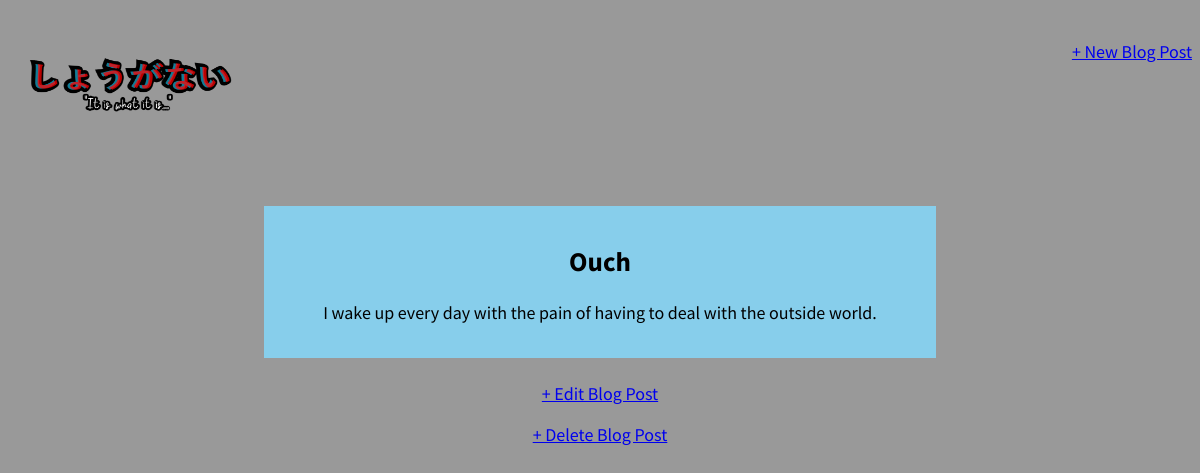
/posts/3/, run on the app's committed database.
### Shougonai/models.py (models this page shows, shortened)
class Posts(models.Model):
    title = models.CharField(max_length=500)
    author = models.ForeignKey(
        'accounts.CustomUser',
        on_delete=models.CASCADE,
    )
    body = models.TextField()

### Shougonai/views.py (the view)
# urls.py: path('posts/<int:pk>/', BlogDetailView.as_view(),
class BlogDetailView(DetailView):
    model = Posts
    template_name = 'post_detail.html'

### templates/post_detail.html
<!DOCTYPE html>
{% extends 'base.html' %}
{% block content %}
<div class="posts-entry">
    <h2>{{ posts.title }}</h2>
    <p>{{ posts.body }}</p>
</div>
<a href="{% url 'post_edit' posts.pk %}">+ Edit Blog Post</a>
<p><a href="{% url 'post_delete' posts.pk %}">+ Delete Blog Post</a></p>
{% endblock content %}

### static/css/base.css (style rules this page uses)
body { text-align: center; font-family: 'Source Sans Pro', sans-serif; font-size: 18px; background-color: #999; }
.posts-entry { margin: 1.5rem auto; padding: 1rem; max-width: 40rem; background-color: skyblue; }

### data on the page
Posts: title "Ouch", body "I wake up every day with the pain of having to deal with the outside world."
